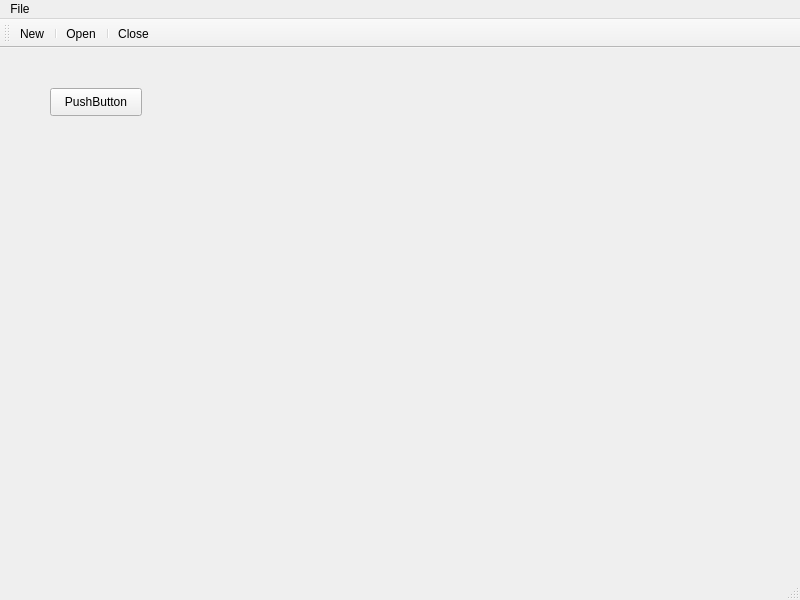
<?xml version="1.0" encoding="UTF-8"?>
<ui version="4.0">
 <class>MainWindow</class>
 <widget class="QMainWindow" name="MainWindow">
  <property name="geometry">
   <rect>
    <x>0</x>
    <y>0</y>
    <width>800</width>
    <height>600</height>
   </rect>
  </property>
  <property name="windowTitle">
   <string>MainWindow</string>
  </property>
  <widget class="QWidget" name="centralwidget">
   <widget class="QPushButton" name="pushButton">
    <property name="geometry">
     <rect>
      <x>50</x>
      <y>40</y>
      <width>92</width>
      <height>28</height>
     </rect>
    </property>
    <property name="text">
     <string>PushButton</string>
    </property>
   </widget>
  </widget>
  <widget class="QStatusBar" name="statusbar"/>
  <widget class="QMenuBar" name="menuBar">
   <property name="geometry">
    <rect>
     <x>0</x>
     <y>0</y>
     <width>800</width>
     <height>26</height>
    </rect>
   </property>
   <widget class="QMenu" name="menuFile">
    <property name="title">
     <string>File</string>
    </property>
    <addaction name="actionNew"/>
    <addaction name="separator"/>
    <addaction name="actionOpen"/>
    <addaction name="separator"/>
    <addaction name="actionClose"/>
   </widget>
   <addaction name="menuFile"/>
  </widget>
  <widget class="QToolBar" name="toolBar">
   <property name="windowTitle">
    <string>toolBar</string>
   </property>
   <attribute name="toolBarArea">
    <enum>TopToolBarArea</enum>
   </attribute>
   <attribute name="toolBarBreak">
    <bool>false</bool>
   </attribute>
   <addaction name="actionNew"/>
   <addaction name="separator"/>
   <addaction name="actionOpen"/>
   <addaction name="separator"/>
   <addaction name="actionClose"/>
  </widget>
  <action name="actionNew">
   <property name="text">
    <string>New</string>
   </property>
   <property name="toolTip">
    <string>创建新文件</string>
   </property>
   <property name="shortcut">
    <string>Shift+A</string>
   </property>
  </action>
  <action name="actionOpen">
   <property name="text">
    <string>Open</string>
   </property>
  </action>
  <action name="actionClose">
   <property name="text">
    <string>Close</string>
   </property>
  </action>
 </widget>
 <resources/>
 <connections/>
</ui>
